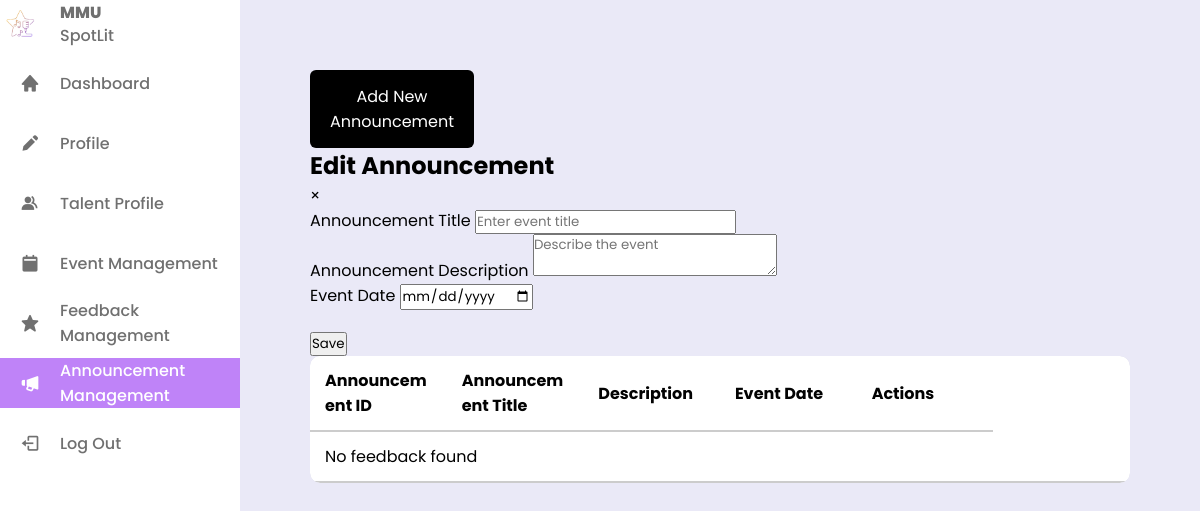
The page /admin/announcement.php on the database as committed earlier.
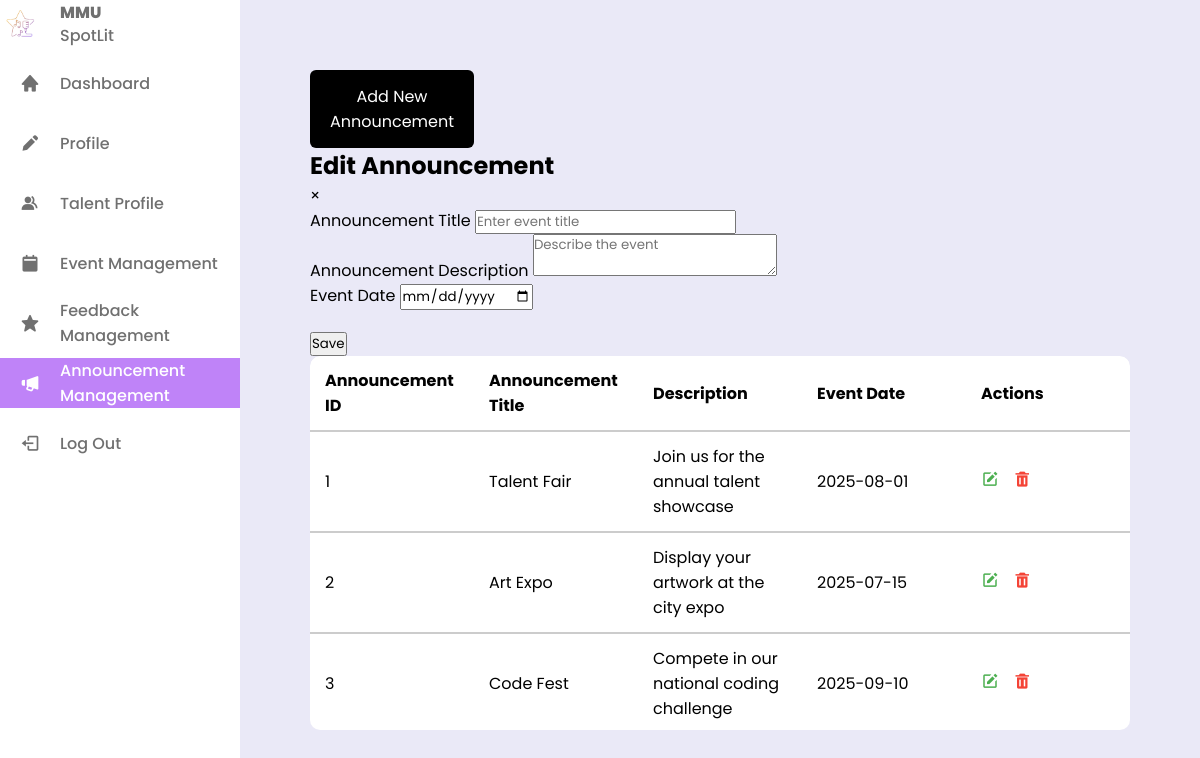
The same page on the database as committed later.
### tables this page shows
CREATE TABLE `announcement` (
  `announcementID` int(11) NOT NULL,
  `adminID` int(11) NOT NULL,
  `ann_title` varchar(200) DEFAULT NULL,
  `ann_description` varchar(500) DEFAULT NULL,
  `event_date` date DEFAULT NULL
);

### admin/announcement.php (the view, shortened to what the changed rows need)
<?php
include('../php/db_conn.php');
$select1 = "SELECT * FROM announcement";
$result = $conn->query($select1);
?>
<!DOCTYPE html>
<html lang="en">
<head>
    <link href='https://unpkg.com/boxicons@2.1.4/css/boxicons.min.css' rel='stylesheet'>
    <link rel="stylesheet" href="./adminStyling.css">
    <link rel="stylesheet" href="./announce.css">
</head>
<body>
    <div class="content">
        <div class="edit-event-modal" id="editModal">
            <form name="editEventForm" id="editEventForm" method="POST" action="">
                <div class="modal-header">
                    <h2>Edit Announcement</h2>
                </div>
            </form>
        </div>
        <div class="table-container">
            <table class="table" id="table">
                <thead>
                    <tr>
                        <th>Announcement ID</th>
                        <th>Announcement Title</th>
                        <th>Description</th>
                        <th>Event Date</th>
                        <th>Actions</th>
                    </tr>
                </thead>
                <tbody>
                    <?php
                    if ($result->num_rows > 0) {
                        while ($row = $result->fetch_assoc()) {
                            echo "<tr>";
                            echo "<td>" . $row['announcementID'] . "</td>";
                            echo "<td>" . $row['ann_title'] . "</td>";
                            echo "<td>" . $row['ann_description'] . "</td>";
                            echo "<td>" . $row['event_date'] . "</td>";
                            echo "<td>
                            <i class='bx bxs-edit edit-icon'></i>
                            <i class='bx bxs-trash delete-icon' data-id='" . $row['announcementID'] . "'></i>
                            <i class='bx bxs-save save-icon' style='display: none;'></i>
                            </td>";
                            echo "</tr>";
                        }
                    } else {
                        echo "<tr><td colspan='6'>No feedback found</td></tr>";
                    }
                    ?>
                </tbody>
            </table>
        </div>
    </div>
</body>
</html>

Rows that differ between the two databases and show on the page:
added announcement: announcementID "1", ann_title "Talent Fair", ann_description "Join us for the annual talent showcase", event_date "2025-08-01"
added announcement: announcementID "2", ann_title "Art Expo", ann_description "Display your artwork at the city expo", event_date "2025-07-15"
added announcement: announcementID "3", ann_title "Code Fest", ann_description "Compete in our national coding challenge", event_date "2025-09-10"
Other text that changed with them:
text no longer shown: "No feedback found"
